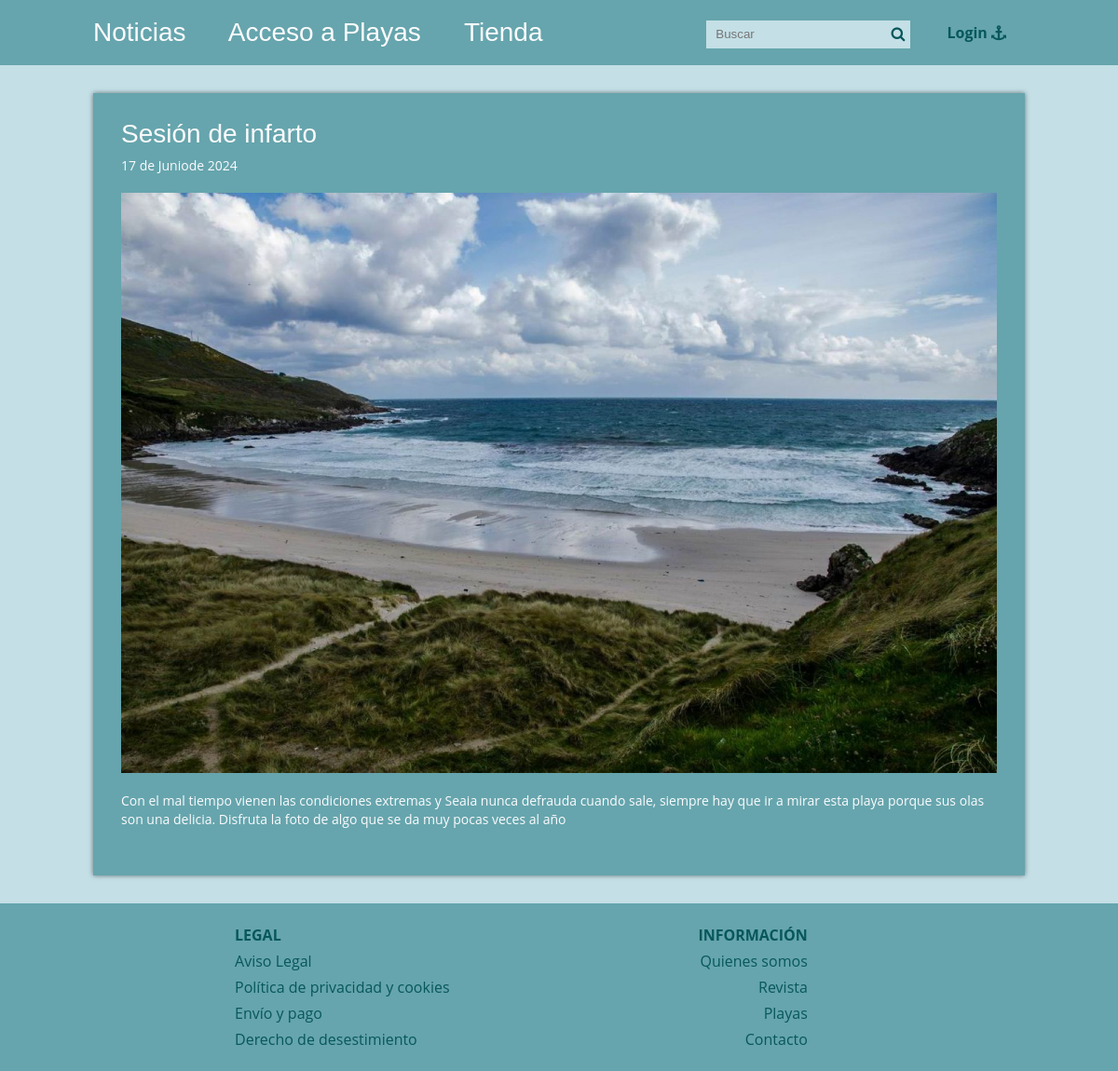
Page /single.php?id=1 on the committed database.
### tables this page shows
CREATE TABLE IF NOT EXISTS Articulos (
    id INT AUTO_INCREMENT PRIMARY KEY,
    titulo VARCHAR(255) NOT NULL,
    extracto TEXT,
    fecha TIMESTAMP DEFAULT CURRENT_TIMESTAMP,
    text TEXT,
    thumb VARCHAR(255),  
    CodCategoria INT,
    FOREIGN KEY (CodCategoria) REFERENCES Categorias_Articulos(CodCategoria)
);

### single.php (called while the page is built, shortened)
<?php
require 'admin/config.php';
require 'functions.php';
$conexion = conexion($bd_config);
$id_articulo = id_articulo($_GET['id']);
$post = obtener_post_por_id($conexion, $id_articulo);
$post = $post[0];
require 'views/single.view.php';
?>

### functions.php (called while the page is built, shortened)
<?php
function limpiarDatos($datos){
    $datos = trim($datos);
     $datos = stripslashes($datos);
     $datos = htmlspecialchars($datos);
     return $datos;
}
function id_articulo($id){
    return (int)limpiarDatos($id);
}
function obtener_post_por_id($conexion, $id){
    $resultado = $conexion->query("SELECT * FROM articulos WHERE id = $id LIMIT 1");
    $resultado = $resultado->fetchAll();
    return ($resultado) ? $resultado : false;
}
function fecha($fecha){
    $timestamp = strtotime($fecha);
    $meses = ['Enero', 'Febrero', 'Marzo', 'Abril', 'Mayo', 'Junio', 'Julio', 'Agosto', 'Septiembre', 'Octubre', 'Noviembre', 'Diciembre'];
    $dia = date('d', $timestamp);
    $mes = date('m', $timestamp) - 1;
    $year = date('Y', $timestamp);
    $fecha = "$dia de " .$meses[$mes] . "de $year";
    return $fecha;
}
?>

### views/single.view.php (the view)
<?php require 'header.php'; ?>
    <div class="contenedor">
        <div class="post">
            <article>
                <h2 class="titulo"><?php  echo $post['titulo']; ?></h2>
                <p class="fecha"><?php  echo fecha($post['fecha']); ?></p>
                <div class="thumb">
                    <img src="<?php echo RUTA; ?>/imagenes/<?php  echo $post['thumb']; ?>"
                    alt="<?php  echo $post['thumb']; ?>">
                </div>
                <p class="extracto"><?php echo nl2br($post['text' ]); ?></p>
            </article>
        </div>
    </div>
    <?php  require 'footer.php' ; ?>

### css/estilos.css (style rules this page uses)
:root { --color4: #003b46; --color2: #07575b; --color3: #66a5ad; --color1: #c4dfe6; --color5: #fbfbfd; }
* { margin: 0; padding: 0; -webkit-box-sizing: border-box; -moz-box-sizing: border-box; box-sizing: border-box; }
body { font-size: 16px; font-family: 'Open Sans', sans-serif; background: var(--color1); color: var(--color2); margin: 0; }
.contenedor { max-width: 1000px; width: 90%; margin: auto; position: relative; }
.post { width: 100%; background: var(--color3); box-shadow: 0px 0px 5px rgba(0,0,0, .5); margin-bottom: 30px; padding: 30px; color: var(--color5); }
.post article .titulo { font-family: "Oswald", Arial, Sans-serif; font-size: 28px; font-weight: normal; line-height: 28px; margin-bottom: 10px; }
.post article .fecha { color: var(--color5); font-size: 14px; margin-bottom: 20px; }
.post article .thumb { margin-bottom: 20px; }
.post article .thumb img { vertical-align: top; width: 100%; }
.post article .extracto { font-size: 14px; line-height: 20px; margin-bottom: 20px; }

### css/views.css (style rules this page uses)
:root { --color3: #66a5ad; --color2: #07575b; --color4: #66a5ad; --color1: #c4dfe6; --color5: #fbfbfd; }

### rows in the picture
articulos: titulo "Sesión de infarto", fecha "17 de Juniode 2024", thumb (picture), text "Con el mal tiempo vienen las condiciones extremas y Seaia nunca defrauda cuando sale, siempre hay que ir a mirar esta playa porque sus olas son una delicia. Disfruta la foto de algo que se da muy pocas veces al año"
